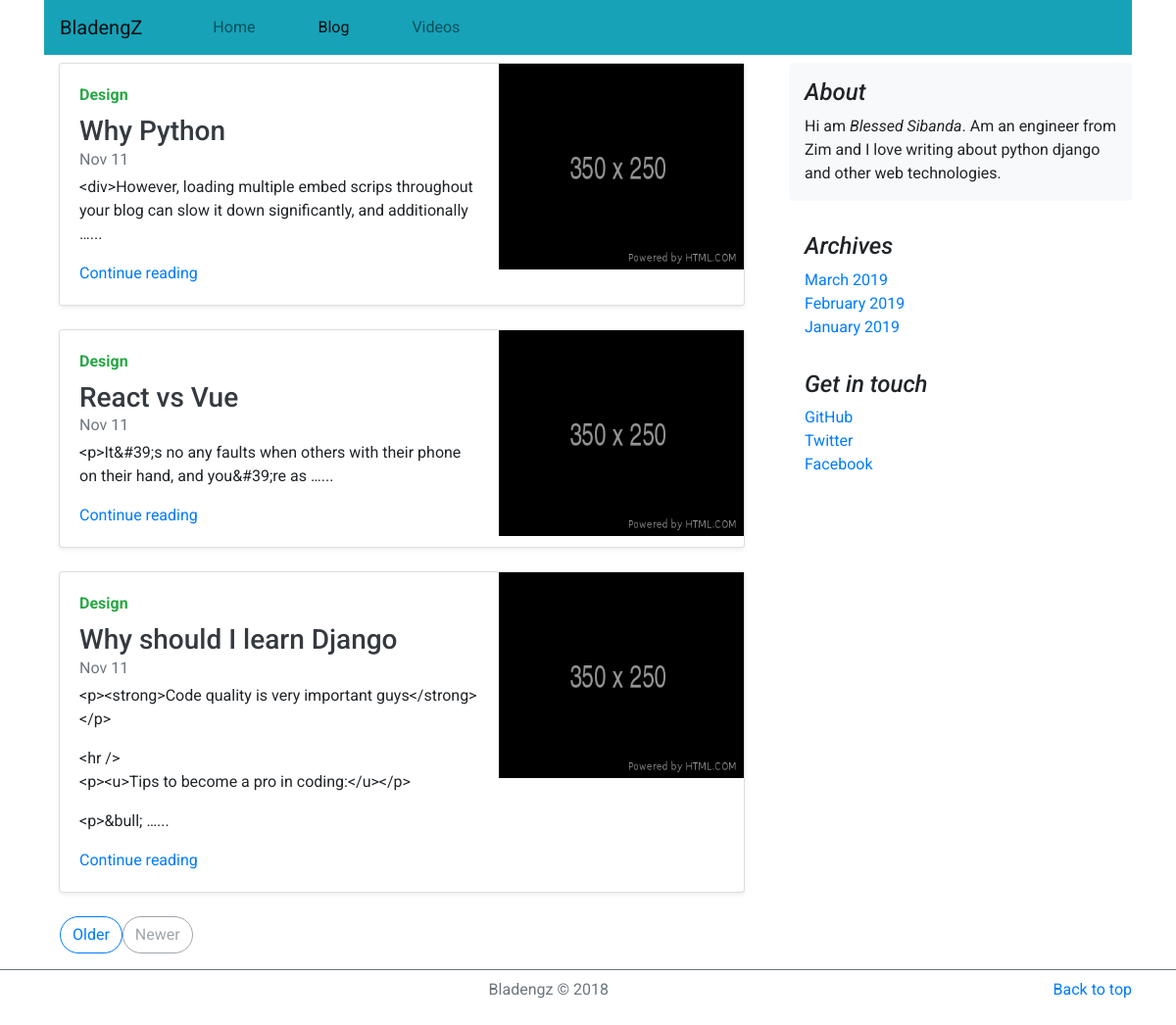
The page /blog/ on the database as committed earlier.
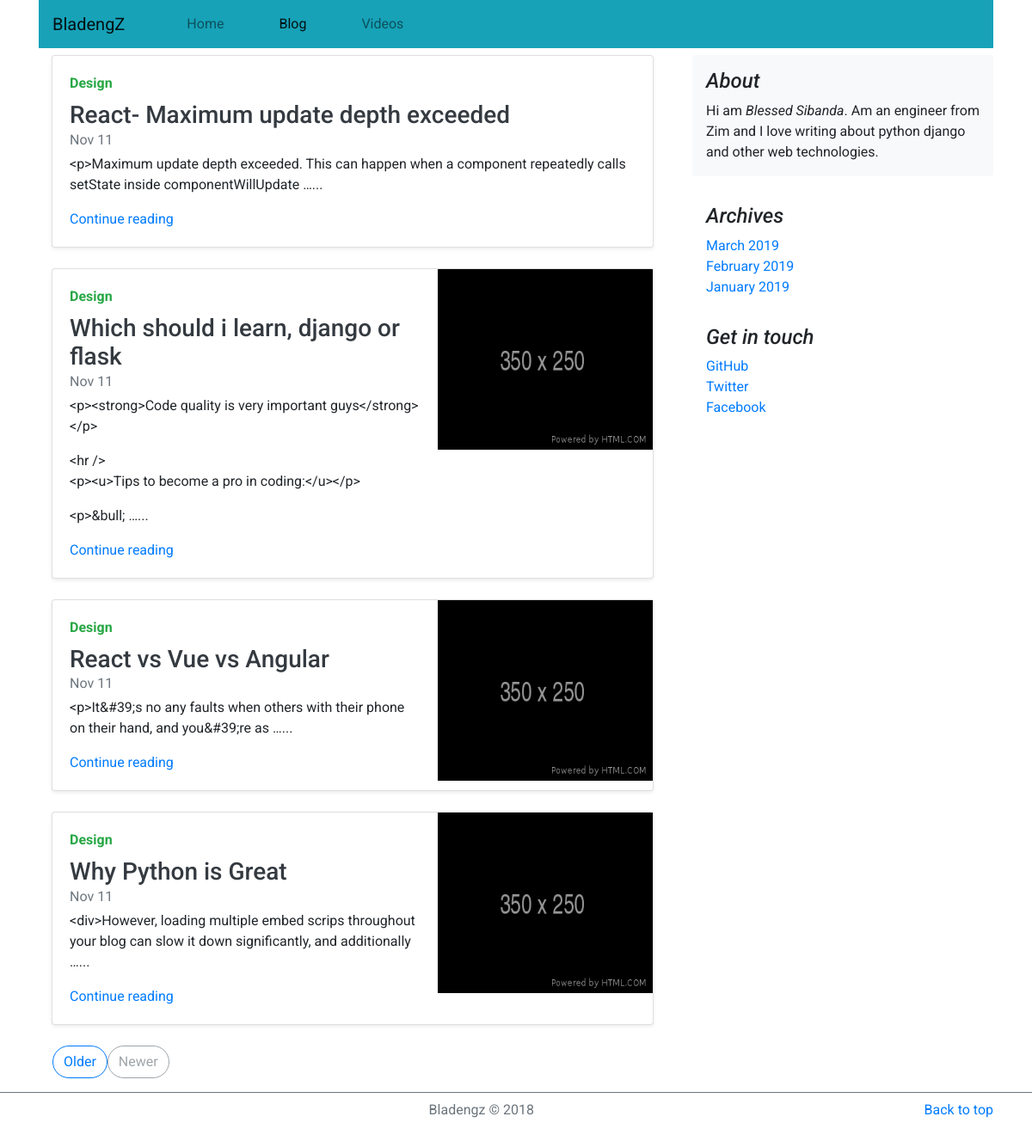
The same page on the database as committed later.
### blog/models.py (models this page shows, shortened)
class Post(models.Model):
    STATUS = (
        ('Draft', 'D'),
        ('Published', 'P')
    )
    title = models.CharField(max_length=150)
    body = RichTextField()
    created = models.DateTimeField(auto_now_add=True)
    updated = models.DateTimeField(auto_now=True)
    image_header = models.ImageField(upload_to='images/image_headers', null=True, blank=True)
    status = models.CharField(choices=STATUS, max_length=9)
    slug = models.SlugField()
    pub_date = models.DateTimeField(blank=True, null=True)
    objects = models.Manager()
    published = PublishedPostsManager()
    class Meta:
        ordering = ('-pub_date','-created',)
    def get_absolute_url(self):
        return reverse('blog:post_detail',
                       args=[self.created.year,
                             self.created.strftime('%m'),
                             self.created.strftime('%d'),
                             self.slug])

### blog/views.py (the view)
# urls.py: path('', PostListView.as_view(), name='post_list'),
class PostListView(ListView):
    queryset = Post.published.all()
    context_object_name = 'posts'

### bladengz/templates/blog/post_list.html
{% extends 'list.html' %}
{% block main %}
    {% include '_posts.html' %}
{% endblock main %}

### bladengz/templates/_post.html
<div class="card flex-md-row mb-4 shadow-sm h-md-250">
    <div class="card-body d-flex flex-column align-items-start">
        <strong class="d-inline-block mb-2 text-success">Design</strong>
        <h3 class="mb-0">
        <a class="text-dark" href="{{post.get_absolute_url}}">{{post.title}}</a>
        </h3>
        <div class="mb-1 text-muted">Nov 11</div>
        <p class="card-text mb-auto">{{ post.body|linebreaks|truncatewords:15 }}...</p>
        <a href="{{post.get_absolute_url}}">Continue reading</a>
    </div>
    {% if post.image_header %}
        <img class="card-img-right flex-auto d-none d-lg-block" width="250px" height="210px" src="{{post.image_header.url}}" alt="">
    {% endif %}
</div>

Rows that differ between the two databases and show on the page:
added Post: title "React- Maximum update depth exceeded", body "<p>Maximum update depth exceeded. This can happen when a component repeatedly calls setState inside componentWillUpdate …"
changed Post: title "Why should I learn Django" → "Which should i learn, django or flask"; moves up the list
changed Post: title "React vs Vue" → "React vs Vue vs Angular"; moves down the list
changed Post: title "Why Python" → "Why Python is Great"
